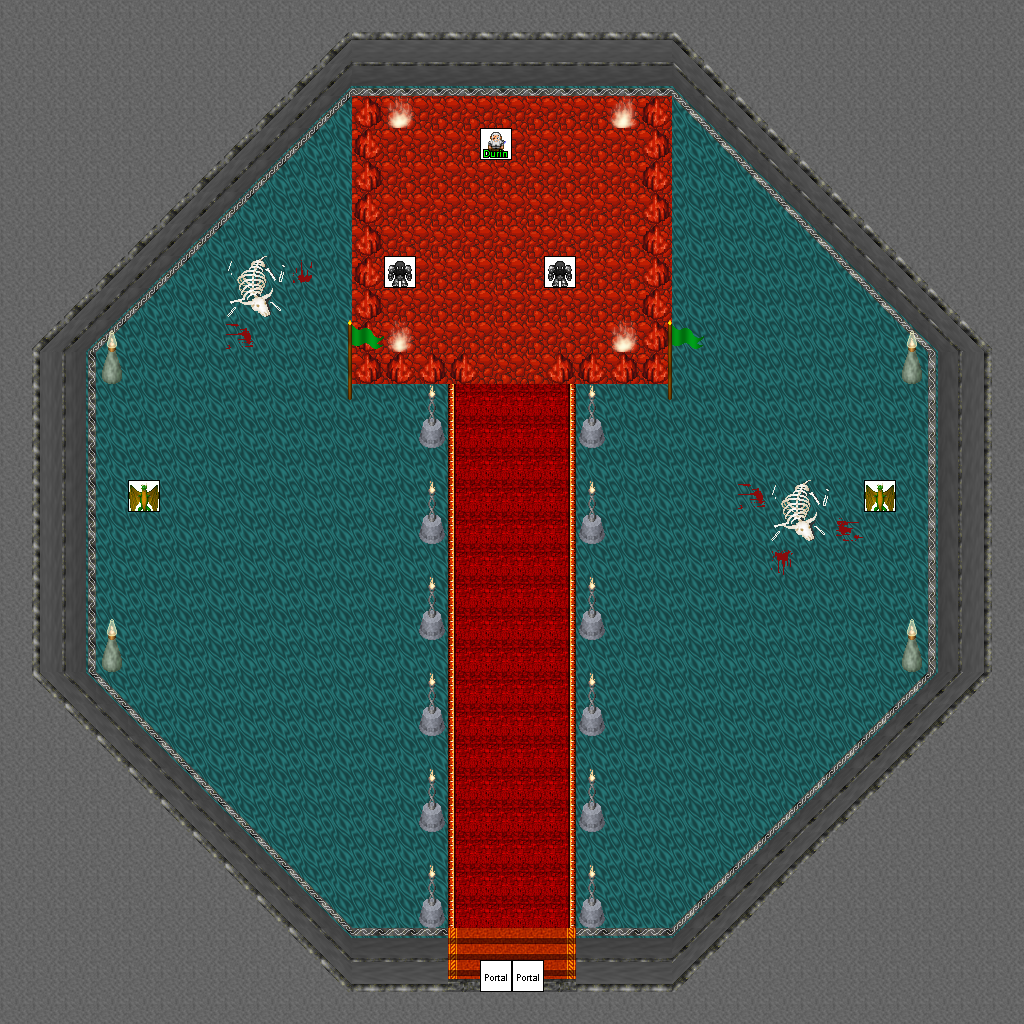

Tiled map render using the project's own tile images. Description and the map definition, with tile-layer contents summarised, below:
An orthogonal 32x32 tile map with 32x32 px tiles, 5 tile layers (0_floor, 1_terrain, 2_object, 3_roof, ...), 2 hidden layers not drawn, 18 tilesets.

<map version="1.8" tiledversion="1.8.5" orientation="orthogonal" renderorder="right-down" width="32" height="32" tilewidth="32" tileheight="32" infinite="0" nextlayerid="8" nextobjectid="1">
 <tileset firstgid="1" name="logic/collision" tilewidth="32" tileheight="32" tilecount="1" columns="1">
  <image source="../../tileset/logic/collision.png" width="32" height="32" />
 </tileset>
 <tileset firstgid="2" name="logic/creature/dwarf" tilewidth="32" tileheight="32" tilecount="8" columns="8">
  <image source="../../tileset/logic/creature/dwarf.png" width="256" height="32" />
 </tileset>
 <tileset firstgid="10" name="ground/indoor/floor_tiles2" tilewidth="32" tileheight="32" tilecount="6" columns="3">
  <image source="../../tileset/ground/indoor/floor_tiles2.png" width="96" height="64" />
 </tileset>
 <tileset firstgid="16" name="ground/rock/rock_red" tilewidth="32" tileheight="32" tilecount="10" columns="2">
  <image source="../../tileset/ground/rock/rock_red.png" width="64" height="160" />
 </tileset>
 <tileset firstgid="26" name="ground/red_paving" tilewidth="32" tileheight="32" tilecount="24" columns="3">
  <image source="../../tileset/ground/red_paving.png" width="96" height="256" />
 </tileset>
 <tileset firstgid="50" name="terrain/ground/stone" tilewidth="32" tileheight="32" tilecount="4" columns="4">
  <image source="../../tileset/terrain/ground/stone.png" width="128" height="32" />
 </tileset>
 <tileset firstgid="54" name="item/corpse/huge_animal" tilewidth="32" tileheight="32" tilecount="16" columns="2">
  <image source="../../tileset/item/corpse/huge_animal.png" width="64" height="256" />
 </tileset>
 <tileset firstgid="70" name="item/blood/nsew_stains" tilewidth="32" tileheight="32" tilecount="4" columns="2">
  <image source="../../tileset/item/blood/nsew_stains.png" width="64" height="64" />
 </tileset>
 <tileset firstgid="74" name="item/flagpole" tilewidth="32" tileheight="32" tilecount="3" columns="1">
  <image source="../../tileset/item/flagpole.png" width="32" height="96" />
 </tileset>
 <tileset firstgid="77" name="items/banners/flag" tilewidth="32" tileheight="32" tilecount="12" columns="3">
  <image source="../../tileset/item/banners/flag.png" width="96" height="128" />
 </tileset>
 <tileset firstgid="89" name="furniture/light/dark_torch" tilewidth="32" tileheight="32" tilecount="8" columns="2">
  <image source="../../tileset/furniture/light/dark_torch.png" width="64" height="128" />
 </tileset>
 <tileset firstgid="97" name="building/stairs/stairs_orange" tilewidth="32" tileheight="32" tilecount="12" columns="3">
  <image source="../../tileset/building/stairs/stairs_orange.png" width="96" height="128" />
 </tileset>
 <tileset firstgid="109" name="building/wall/int_grey" tilewidth="32" tileheight="32" tilecount="121" columns="11">
  <image source="../../tileset/building/wall/int_grey.png" width="352" height="352" />
 </tileset>
 <tileset firstgid="230" name="building/entrance/grey" tilewidth="32" tileheight="32" tilecount="25" columns="5">
  <image source="../../tileset/building/entrance/grey.png" width="160" height="160" />
 </tileset>
 <tileset firstgid="255" name="logic/portal" tilewidth="32" tileheight="32" tilecount="24" columns="8">
  <image source="../../tileset/logic/portal.png" width="256" height="96" />
 </tileset>
 <tileset firstgid="279" name="logic/creature/dragon" tilewidth="32" tileheight="32" tilecount="8" columns="8">
  <image source="../../tileset/logic/creature/dragon.png" width="256" height="32" />
 </tileset>
 <tileset firstgid="287" name="logic/creature/golem" tilewidth="32" tileheight="32" tilecount="4" columns="4">
  <image source="../../tileset/logic/creature/golem.png" width="128" height="32" />
 </tileset>
 <tileset firstgid="291" name="furniture/light/flames" tilewidth="32" tileheight="32" tilecount="6" columns="6">
  <image source="../../tileset/furniture/light/flames.png" width="192" height="32" />
 </tileset>
 <layer id="1" name="0_floor" width="32" height="32">
  <data>[1024 cells, 1024 non-empty, 15 distinct tile ids]</data>
 </layer>
 <layer id="2" name="1_terrain" width="32" height="32">
  <data>[1024 cells, 139 non-empty, 30 distinct tile ids]</data>
 </layer>
 <layer id="3" name="2_object" width="32" height="32">
  <data>[1024 cells, 34 non-empty, 6 distinct tile ids]</data>
 </layer>
 <layer id="4" name="3_roof" width="32" height="32">
  <data>[1024 cells, 24 non-empty, 6 distinct tile ids]</data>
 </layer>
 <layer id="5" name="objects" width="32" height="32">
  <data>[1024 cells, 7 non-empty, 4 distinct tile ids]</data>
 </layer>
 <layer id="6" name="collision" width="32" height="32" visible="0" opacity="0.25">
  <data>[1024 cells, 542 non-empty, 1 distinct tile ids]</data>
 </layer>
 <layer id="7" name="protection" width="32" height="32" visible="0">
  <data>[1024 cells, 0 non-empty, 0 distinct tile ids]</data>
 </layer>
</map>
